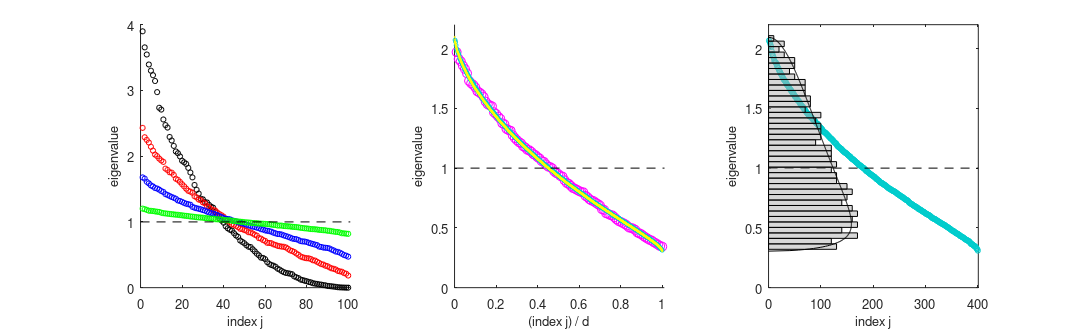

Here is the MATLAB script that generated this plot:
disp('Running MATLAB script file OODAfig14p1.m') ;
%
%    Makes Figure 14.1 of the OODA book,
%    Motivation of Marcenko Pastur distribution from scree plots
%
%    Copied from OODAbookChpMFigDScree2MP.m
%    in:        OODAbook\ChapterM
%

%  Start graphics
%
figure(1) ;
clf ;

subplot(1,3,1) ;    %  Show different settings
  d = 100 ;
  vn = [100 300 1000 10000] ;
  nn = length(vn) ;
  vind = (1:d)' ;
  mcol = [[0 0 0]; ...
          [1 0 0]; ...
          [0 0 1]; ...
          [0 1 0]] ;
  fs = 10 ;    %  Font Size for Axis Labels
  ms = 4 ;    %  Marker Size
  seed = 12452987 ;
  rng(seed) ;
  disp(' ') ;
  hold on ;
    for in = 1:nn ;
      n = vn(in) ;
      disp(['    Working on n = ' num2str(n)]) ;
      mdat = randn(d,n) ;
      veig = eig(mdat * mdat') ;
      veig = flipud(veig / n) ;
      plot(vind,veig,'o','Color',mcol(in,:),'MarkerSize',ms) ;
    end ;
    xlabel('index j','FontSize',fs) ;
    ylabel('eigenvalue','FontSize',fs) ;
    plot([0; 101],[1; 1],'k--') ;
  hold off ;
  axis([0 (d + 1) 0 4]) ;


subplot(1,3,2) ;    %  Show equivalent settings
  vd = [100 400 1600] ;
  vn = [500 2000 8000] ;
  nn = length(vn) ;
  mcol = [[1 0 1]; ...
          [0 0.8 0.8]; ...
          [1 1 0]] ;
  fs = 10 ;    %  Font Size for Axis Labels
  vms = [7 3 1] ;    %  Marker Size
  seed = 98764985 ;
  disp(' ') ;
  hold on ;
    for in = 1:nn ;
      n = vn(in) ;
      d = vd(in) ;
      vindoi = (1:d)' / d ;
      disp(['    Working on n = ' num2str(n) ', d = ' num2str(d)]) ;
      mdat = randn(d,n) ;
      veig = eig(mdat * mdat') ;
      veig = flipud(veig / n) ;
      plot(vindoi,veig,'o','Color',mcol(in,:),'MarkerSize',vms(in)) ;
    end ;
    xlabel('(index j) / d','FontSize',fs) ;
    ylabel('eigenvalue','FontSize',fs) ;
    plot([0; 101],[1; 1],'k--') ;
  hold off ;
  axis([0 1.01 0 2.2]) ;


subplot(1,3,3) ;    %  Show scree to histogram
  d = 400 ;
  n = 2000 ;
  vcol = [0 0.8 0.8] ;
  fs = 10 ;    %  Font Size for Axis Labels
  vms = 3 ;    %  Marker Size
  seed = 54872365 ;
  rng(seed) ;
  vind = (1:d)' ;
  mdat = randn(d,n) ;
  veig = eig(mdat * mdat') ;
  veig = flipud(veig / n) ;
  plot(vind,veig,'o','Color',vcol,'MarkerSize',ms) ;
  xlabel('index j','FontSize',fs) ;
  ylabel('eigenvalue','FontSize',fs) ;
  hold on ;
    plot([0; (d + 1)],[1; 1],'k--') ;
  hold off ;
  axis([0 (d + 1) 0 2.2]) ;
  vax = axis ;

  %  Bin using lines from HeatMapSM.m
  % 
  nbin = 50 ;
  cntscalefact = 10 ;
      %  factor by which to scale the counts, for visual effect
  del = (vax(4) - vax(3)) / (nbin - 2) ;
      %  width of each bin
  vedges = linspace(vax(3),vax(4),nbin - 1) ;
      %  vector of edges between each bin
  vcts = histc(veig(1:(d - 1)),[-inf vedges inf]) ;
      %  vector of bin counts
  vedgesp = [(vax(3) - del) vedges (vax(4) + del)] ;
      %  vector of edges for plotting
  hold on ;
%    plot([vax(1); vax(2)],[0; 0],'k-') ;    %  add x axis
%    plot([0; 0],[vax(3); vax(4)],'k-') ;    %  add y axis
%    plot([vax(1); vax(2)],[1; 1],'k--') ;    %  add dashed line at height 1
    for ib = 1:nbin ;    %  Plot patches for sideways histogram
      h = patch((cntscalefact * [0; vcts(ib); vcts(ib); 0; 0]), ...
            [vedgesp(ib); vedgesp(ib); vedgesp(ib + 1); ...
                                 vedgesp(ib + 1); vedgesp(ib)], ...
            [0.7 0.7 0.7],'FaceAlpha',0.5) ;
    end ;
  hold off ;

  %  Add scaled Marcenko Pasteur
  %
  c = d / n ;
  a = (1 - sqrt(c))^2 ;
  b = (1 + sqrt(c))^2 ;
  xgrid = linspace(a,b,401) ;
  LSD = sqrt((b - xgrid) .* (xgrid - a)) ./ (2 * pi * c * xgrid) ;
  MPfact = 178 ;
  hold on ;
    plot(MPfact * LSD,xgrid,'k-') ;
  hold off ;



%  Create png file
%
  orient portrait ;
  set(gcf,'PaperSize',[12.0, 4.0]) ; 
  set(gcf,'PaperPosition',[0.25, 0.25, 11.5, 3.5]) ; 
print('-dpng','OODAfig14p1.png') ;




